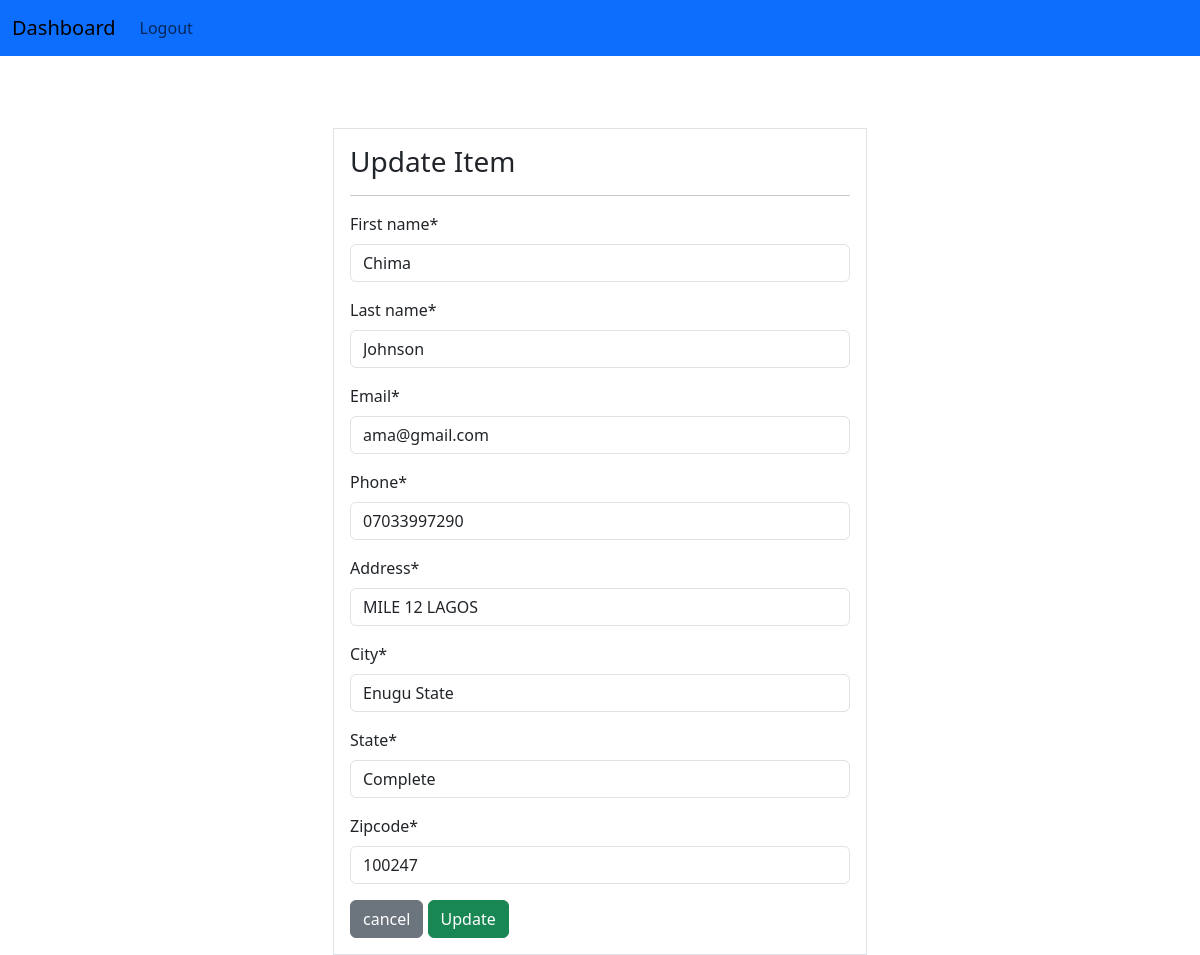
The app's page /update/3/ (signed in) with its own data.
### myapp/models.py (models this page shows, shortened)
class Customer(models.Model):
    created_at = models.DateTimeField(auto_now_add=True)
    First_name = models.CharField(max_length=50)
    Last_name = models.CharField(max_length=50)
    Email = models.CharField(max_length=100)
    Phone = models.CharField(max_length=15)
    Address = models.CharField(max_length=100)
    City = models.CharField(max_length=50)
    State = models.CharField(max_length=50)
    Zipcode = models.CharField(max_length=50)

### myapp/views.py (the view)
# urls.py: path('update/<int:pk>/', views.UpdateCustomer, name ='update'),
@login_required(login_url='home')
def UpdateCustomer(request, pk):
	item = Customer.objects.get(id=pk)
	if request.method =="POST":
		form = AddRecords(request.POST, instance=item)
		if form.is_valid():
			form.save()
			messages.success(request, 'Customer record has been updated successfully')
			return redirect('home')
	else:
		form = AddRecords(instance=item)
	return render(request, 'myapp/update.html', {'form':form})

### myapp/forms.py
class AddRecords(forms.ModelForm):
    class Meta:
        model = Customer
        fields = '__all__'

### myapp/templates/myapp/update.html (shortened to what this page needs)
{% extends 'myapp/base.html' %}
{% load crispy_forms_tags %}
{% block content %}
    <div class="container">
        <div class="row mt-5">
            <div class="col-md-6 offset-md-3">
                <div class="border bg-white p-3">
                    <h3>Update Item</h3>
                    <hr>
                    <form method="POST">
                        {{form|crispy}}
                        <a class="btn btn-secondary" href = "{% url 'home' %}">cancel</a>
                        <input class="btn btn-success" type="submit" value ="Update">
                    </form>
                </div>
            </div>
        </div>
    </div>
{% endblock %}

### records on screen
Customer: First_name "Chima", Last_name "Johnson", Email "ama@gmail.com", Phone "07033997290", Address "MILE 12 LAGOS", City "Enugu State", State "Complete", Zipcode "100247"
